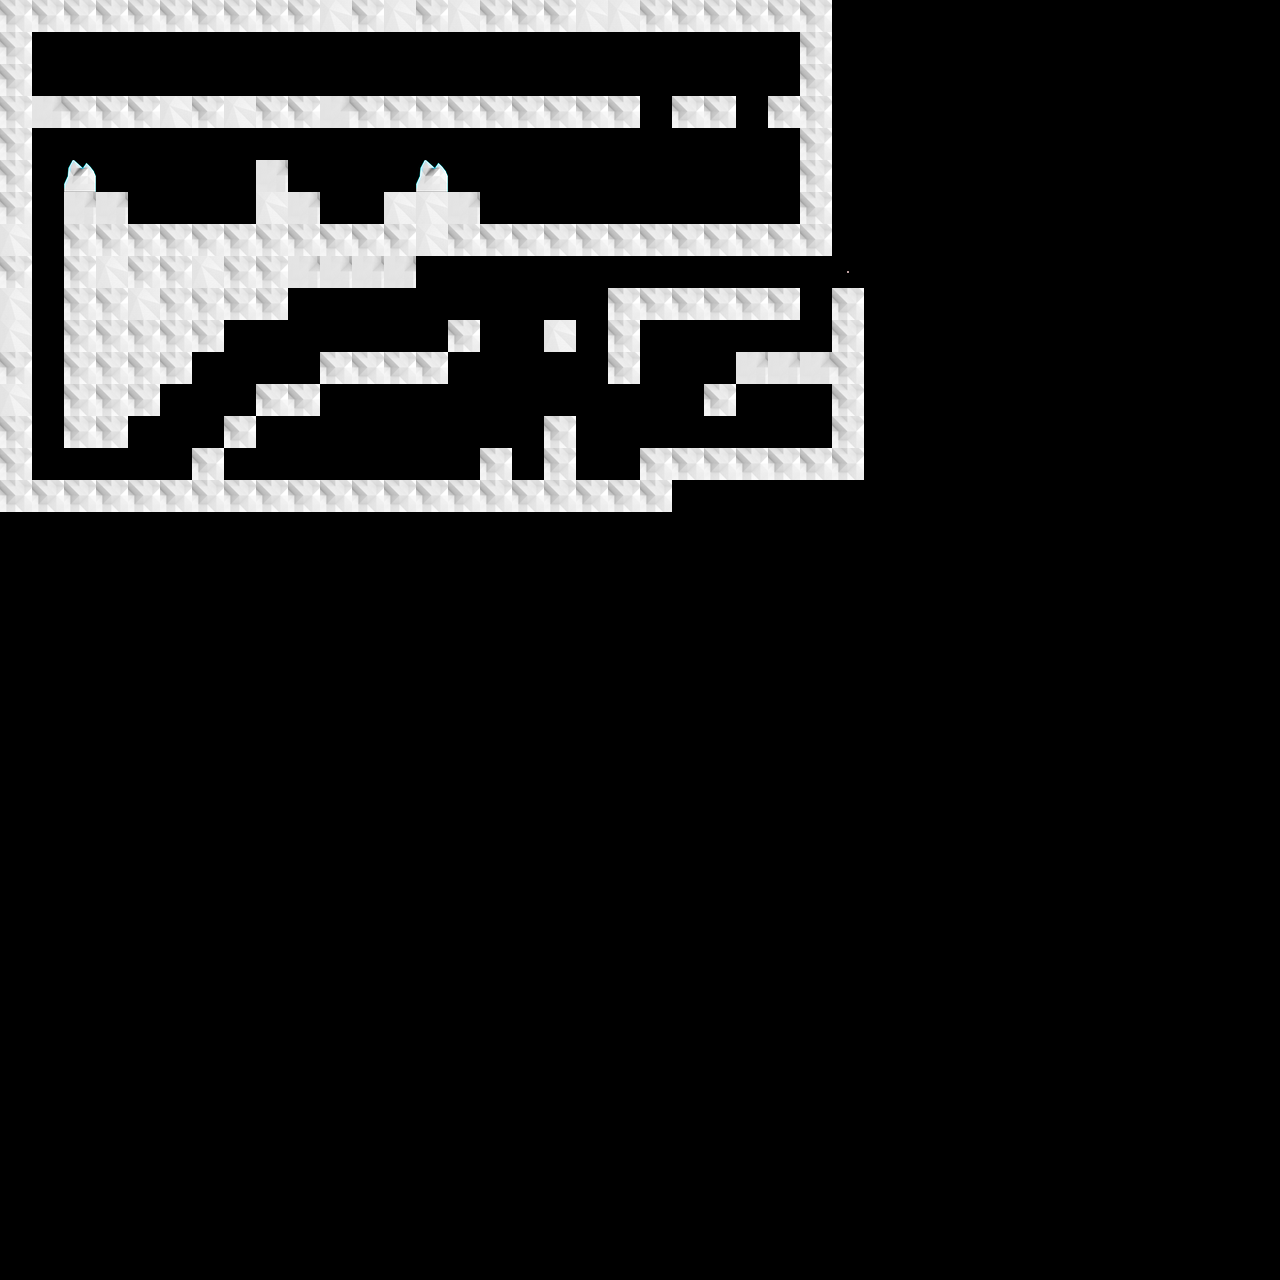

A 2D game scene composited from a Tiled map and its tileset images. What follows is a short description and the map's XML, with each tile layer's data collapsed to a summary:
An orthogonal 40x40 tile map with 32x32 px tiles, 1 tile layer (main), 3 tilesets and 6 objects (laser, spawner, player_start, door, shaker, ...).

<map version="1.0" orientation="orthogonal" width="40" height="40" tilewidth="32" tileheight="32">
 <tileset firstgid="1" source="maintiles.tsx" />
 <tileset firstgid="17" source="ents.tsx" />
 <tileset firstgid="49" source="pickups.tsx" />
 <layer name="main" width="40" height="40">
  <data>[1600 cells, 193 non-empty, 5 distinct tile ids]</data>
 </layer>
 <objectgroup name="entities" width="40" height="40">
  <object name="pickup" type="laser" gid="49" x="224" y="192" />
  <object name="spawner" x="96" y="160" width="32" height="32">
   <properties>
    <property name="delay" value="100" />
    <property name="rate" value="500" />
    <property name="rate_increase" value="20" />
    <property name="speed" value="3" />
   </properties>
  </object>
  <object name="player_start" gid="17" x="32" y="96" />
  <object name="door" gid="9" x="800" y="288" />
  <object name="shaker" x="32" y="448" width="32" height="32" />
  <object name="spawner_trigger" type="collidable" x="192" y="32" width="32" height="64" />
 </objectgroup>
</map>
